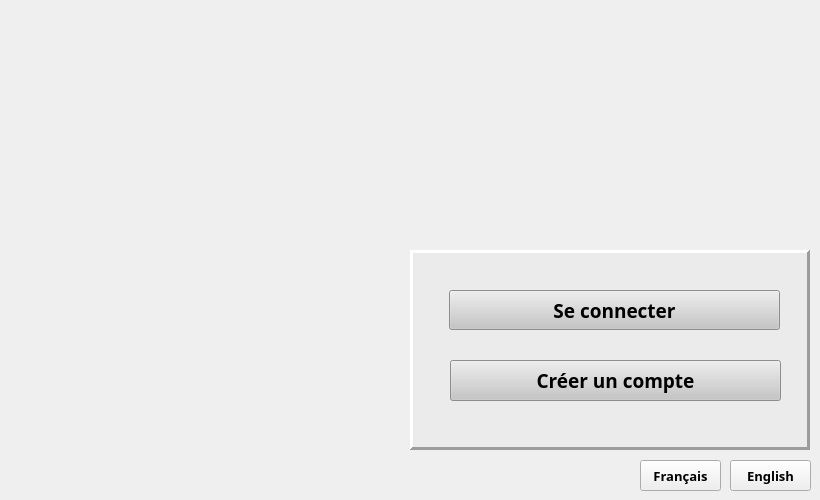
   <widget class="QWidget" name="page">
    <widget class="QFrame" name="frame">
     <property name="geometry">
      <rect>
       <x>410</x>
       <y>250</y>
       <width>400</width>
       <height>200</height>
      </rect>
     </property>
     <property name="styleSheet">
      <string notr="true">background-color: rgb(235, 235, 235);
   </string>
     </property>
     <property name="frameShape">
      <enum>QFrame::Panel</enum>
     </property>
     <property name="frameShadow">
      <enum>QFrame::Raised</enum>
     </property>
     <property name="lineWidth">
      <number>3</number>
     </property>
     <widget class="QPushButton" name="create_account_button">
      <property name="geometry">
       <rect>
        <x>40</x>
        <y>110</y>
        <width>331</width>
        <height>41</height>
       </rect>
      </property>
      <property name="font">
       <font>
        <family>SamsungOneUILatin 700</family>
        <pointsize>14</pointsize>
        <bold>true</bold>
       </font>
      </property>
      <property name="styleSheet">
       <string notr="true">background-color: rgb(198, 198, 198);</string>
      </property>
      <property name="text">
       <string>Créer un compte</string>
      </property>
     </widget>
     <widget class="QPushButton" name="connect_button">
      <property name="geometry">
       <rect>
        <x>39</x>
        <y>40</y>
        <width>331</width>
        <height>40</height>
       </rect>
      </property>
      <property name="font">
       <font>
        <family>SamsungOneUILatin 700</family>
        <pointsize>14</pointsize>
        <bold>true</bold>
       </font>
      </property>
      <property name="styleSheet">
       <string notr="true">background-color: rgb(198, 198, 198);</string>
      </property>
      <property name="text">
       <string>Se connecter</string>
      </property>
     </widget>
    </widget>
    <widget class="QPushButton" name="french_button">
     <property name="geometry">
      <rect>
       <x>640</x>
       <y>460</y>
       <width>81</width>
       <height>31</height>
      </rect>
     </property>
     <property name="font">
      <font>
       <family>SamsungOneUILatin 700C</family>
       <pointsize>10</pointsize>
       <bold>true</bold>
      </font>
     </property>
     <property name="text">
      <string>Français</string>
     </property>
     <property name="icon">
      <iconset>
       <normaloff>../../../Downloads/frenchflag.png</normaloff>../../../Downloads/frenchflag.png</iconset>
     </property>
     <property name="iconSize">
      <size>
       <width>22</width>
       <height>22</height>
      </size>
     </property>
    </widget>
    <widget class="QPushButton" name="english_button">
     <property name="geometry">
      <rect>
       <x>730</x>
       <y>460</y>
       <width>81</width>
       <height>31</height>
      </rect>
     </property>
     <property name="font">
      <font>
       <family>SamsungOneUILatin 700C</family>
       <pointsize>10</pointsize>
       <bold>true</bold>
      </font>
     </property>
     <property name="text">
      <string>English</string>
     </property>
     <property name="icon">
      <iconset>
       <normaloff>../../../Downloads/1f1ec-1f1e7.jpg</normaloff>../../../Downloads/1f1ec-1f1e7.jpg</iconset>
     </property>
     <property name="iconSize">
      <size>
       <width>22</width>
       <height>22</height>
      </size>
     </property>
    </widget>
   </widget>
